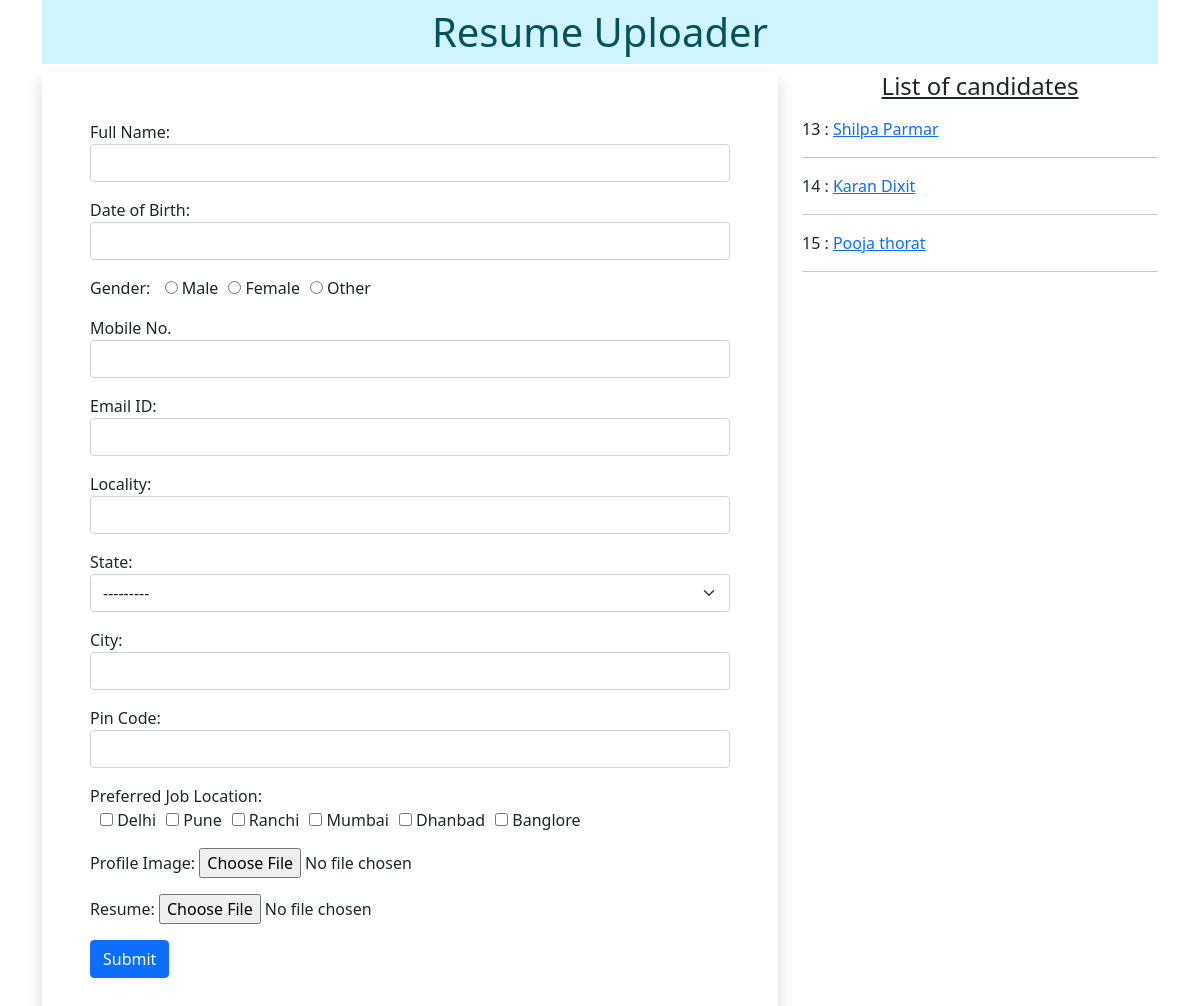
The page / on the database its author committed.
### myapp/models.py (models this page shows)
class Resume(models.Model):
    name = models.CharField(max_length=100)
    dob = models.DateField(auto_now=False , auto_now_add=False)
    gender = models.CharField(max_length=70)
    mobile = models.PositiveIntegerField()
    email = models.EmailField()
    locality = models.CharField(max_length=100)
    state = models.CharField(choices= STATE_CHOICE, max_length=50)
    city = models.CharField(max_length=100)
    pincode = models.PositiveIntegerField()
    job_city = models.CharField(max_length=70)
    profile_image = models.ImageField(upload_to='profileimg' , blank=True)
    my_file = models.FileField(upload_to='doc', blank=True)

### myapp/views.py (the view, shortened to what this page needs)
# urls.py: path('' , views.HomeView.as_view() , name= 'home'),
class HomeView(View):
    def get(self , request):
        form = ResumeForm()
        candidates = Resume.objects.all()
        return render(request , 'myapp/home.html' , {'candidates': candidates , 'form': form})

### myapp/templates/myapp/home.html (shortened to what this page needs)
<!DOCTYPE html>
{% load static %}
<html lang="en">
<head>
    <link href="https://cdn.jsdelivr.net/npm/bootstrap@5.0.0-beta2/dist/css/bootstrap.min.css" rel="stylesheet"
>
    <link rel="stylesheet" href="//code.jquery.com/ui/1.12.1/themes/base/jquery-ui.css">
    <link rel="stylesheet" href="{% static  'myapp/css/style.css' %}">
</head>
<body>
    <div class="container mb-5">
        <h1 class="alert-info text-center p-2">Resume Uploader</h1>
        <div class="row">
            <div class="col-sm-8">
                <form action="" method="post" enctype="multipart/form-data" class="shadow p-5">
                    {% for fm in form %}
                        <div class="form-group mb-3">
                            {{fm.label_tag}} {{fm}} <small class="text-danger">{{fm.errors|striptags}}</small>
                        </div>
                    {% endfor %}
                    <input type="submit" value="Submit" class="btn btn-primary">
                </form>
            </div>
            <div class="col-sm-4">
                <h4 class="text-center mb-3"><u>List of candidates</u></h4>
                {% for candidate in candidates %}
                    {{candidate.id}} : <a href="{% url 'candidate' candidate.id %}">{{candidate.name}}</a>
                    <hr>
                {% endfor %}
            </div>
        </div>
    </div>
</body>
</html>

### myapp/static/myapp/css/style.css (style rules this page uses)
#id_gender , #id_job_city { display: inline-flex; }
#id_gender > div > label { padding-left: 10px; }
#id_job_city > div > label { padding-left: 10px; }

### rows shown on the page
Resume: id "13", name "Shilpa Parmar"
Resume: id "14", name "Karan Dixit"
Resume: id "15", name "Pooja thorat"

### other values the page prints
{{ fm.label_tag }} "Full Name:" "Date of Birth:" "Gender:" "Mobile No." "Email ID:" "Locality:" "State:" "City:" "Pin Code:" "Preferred Job Location:" "Profile Image:" "Resume:"
